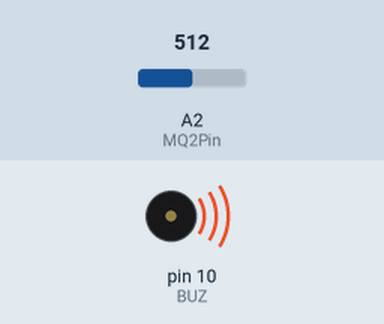
A sketch run on a simulated Arduino Uno, built with avr-gcc and run on an emulated ATmega328P. Shown: buzzer (waves = sounding, pin HIGH). The test bench sets the inputs (shaded band); at power-on: A2 (MQ2Pin) = 512. What the sketch prints to the serial monitor is not drawn.

Above: at 1.2 s.
1.3 s: A2 (MQ2Pin) set to 313
2.8 s: A2 (MQ2Pin) set to 285
At 4.0 s:
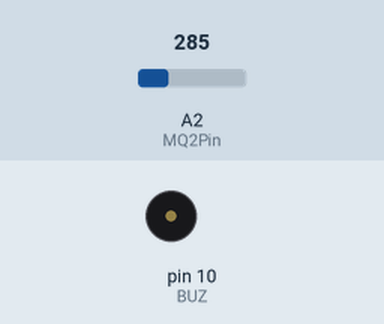
4.3 s: A2 (MQ2Pin) set to 306
At 5.5 s:
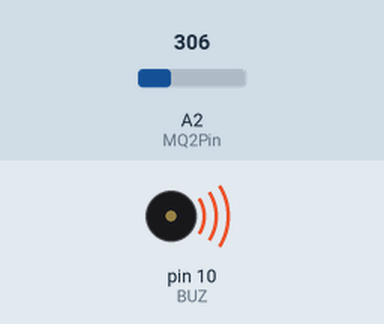
5.9 s: A2 (MQ2Pin) set to 290
At 7.0 s:
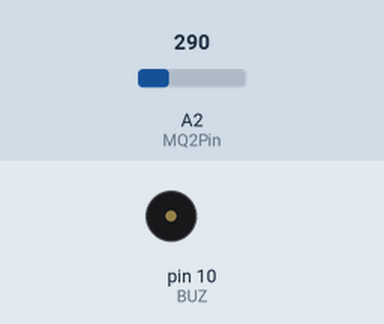
Timing chart, 0 to 8.5 s (numbered marks = the images above; inputs shaded):
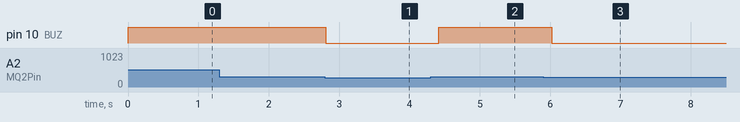

The sketch:

lesson-11_MQ2.ino
```cpp
// Define hardware pins
#define MQ2Pin A2    // MQ2 smoke sensor connected to analog pin A2
#define BUZ 10       // Buzzer connected to digital pin 10

// Define smoke alarm threshold (adjust according to actual testing)
// Note: MQ2 value is about tens~200 without smoke; the higher the smoke concentration, the higher the value (need calibration via actual test)
const int smokeThreshold = 300;

int MQ2Value = 0;  // Store the value read from MQ2 sensor

void setup() {
  // Initialize serial port (for debugging to view sensor values)
  Serial.begin(115200);
  // Initialize pin modes
  pinMode(MQ2Pin, INPUT);   // MQ2 sensor set as input mode
  pinMode(BUZ, OUTPUT);     // Buzzer set as output mode
  // Turn off the buzzer initially
  digitalWrite(BUZ, LOW);
}

void loop() {
  // Read analog value from MQ2 sensor
  MQ2Value = analogRead(MQ2Pin);

  // Print current sensor value to serial port (for debugging and threshold calibration)
  Serial.print("Smoke sensor value: ");
  Serial.println(MQ2Value);

  // Smoke detection logic: trigger alarm if value exceeds threshold, otherwise turn off buzzer
  if (MQ2Value > smokeThreshold) {
    digitalWrite(BUZ, HIGH);  // Turn on buzzer for alarm
    Serial.println("⚠️ Smoke detected! Buzzer alarming...");
  } else {
    digitalWrite(BUZ, LOW);   // Turn off buzzer
    Serial.println("Environment normal, no smoke detected");
  }

  delay(200);  // Detection interval (adjustable as needed, 100-500ms recommended)
}
```

Measured:
- the behaviour switches between 301 and 300 on A2 (MQ2Pin) (found by bisection; images 0 and 1)
- after the input at 1.3 s, every drawn part: stays the same
- after the input at 2.8 s, pin 10 (BUZ): HIGH → LOW at once
- after the input at 4.3 s, pin 10 (BUZ): LOW → HIGH after 0.12 s
- after the input at 5.9 s, pin 10 (BUZ): HIGH → LOW after 0.13 s
